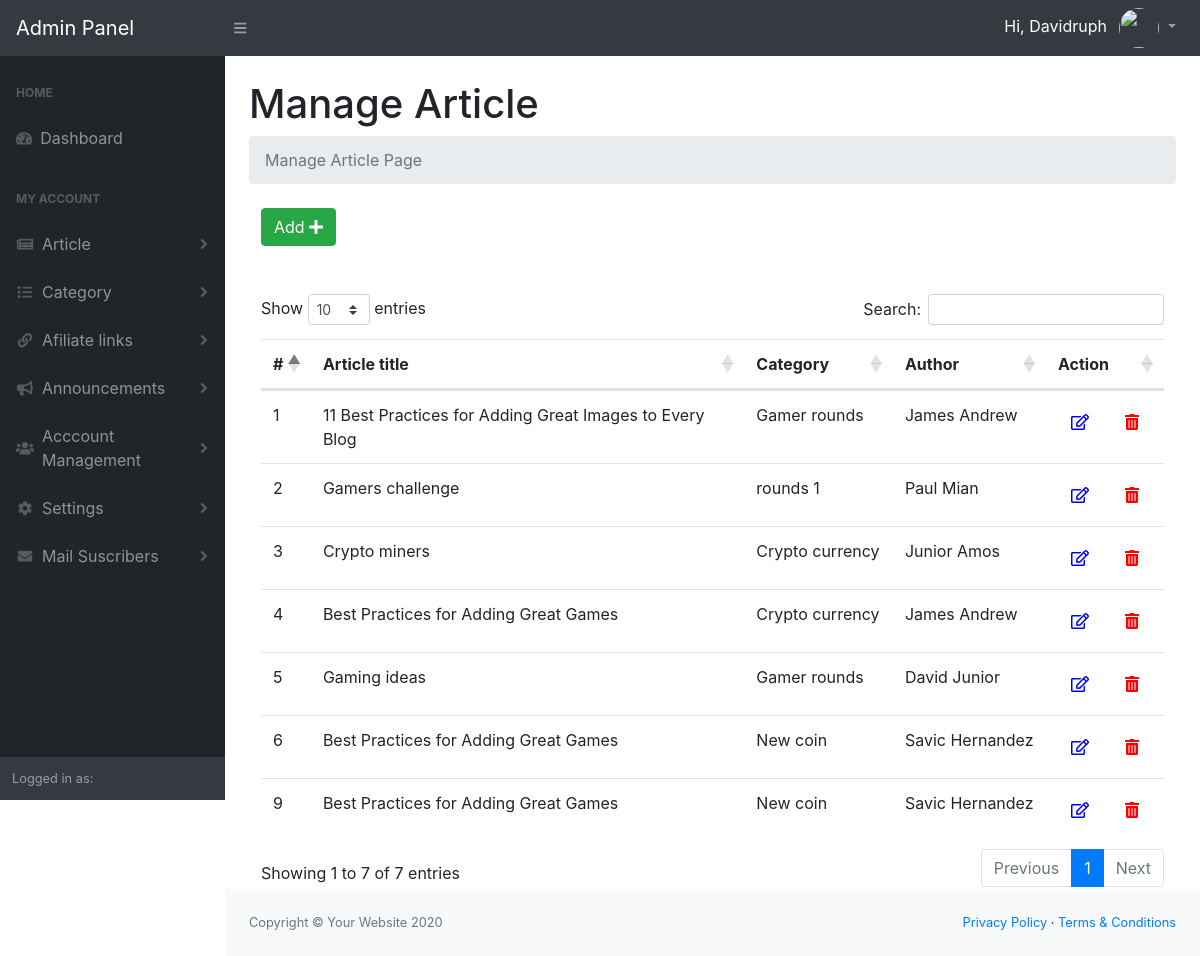
Screenshot of /admin/manage-article.php (signed in) with the database file from the repository.
### tables this page shows
CREATE TABLE IF NOT EXISTS `article` (
  `id` int(11) NOT NULL AUTO_INCREMENT,
  `user_id` int(11) NOT NULL,
  `title` varchar(255) NOT NULL,
  `author` varchar(255) NOT NULL,
  `description` text NOT NULL,
  `image` varchar(255) NOT NULL,
  `category` varchar(255) NOT NULL,
  `created_on` timestamp NOT NULL DEFAULT CURRENT_TIMESTAMP ON UPDATE CURRENT_TIMESTAMP,
  `Is_Active` int(11) DEFAULT NULL,
  PRIMARY KEY (`id`)
);

### admin/manage-article.php (the view, shortened to what this page needs)
<?php
require 'functions/dbconn.php';
$sql = 'SELECT * FROM article WHERE Is_Active=1';
$statement = $connection->prepare($sql);
$statement->execute();
$article = $statement->fetchAll(PDO::FETCH_ASSOC);
?>
<?php
    include('include/header.php');
?>
<?php
    include('include/sidebar.php');
?>
<main>
    <div class="container-fluid">
        <h1 class="mt-4">Manage Article</h1>
        <ol class="breadcrumb mb-4">
            <li class="breadcrumb-item active">Manage Article Page</li>
        </ol>
        <div class="col-md-12">
            <div class="demo-box m-t-20">
                <div class="m-b-30">
                    <a href="add-article.php">
                    <button id="addToTable" class="btn btn-success waves-effect waves-light">Add <i class="fa fa-plus" ></i></button>
                    </a>
                </div>
                <br>
                <br>
            <div class="table-responsive">
                <table class="table m-0 table-colored-bordered table-bordered-primary" id="dataTable">
                    <thead>
                        <tr>
                            <th>#</th>
                            <th>Article title</th>
                            <th>Category</th>
                            <th>Author</th>
                            <th>Action</th>
                        </tr>
                    </thead>
                    <tbody>
                     <?php foreach($article as $art): ?>
					<tr>
						<td><?php echo $art['id']; ?></td>
                        <td><?php echo $art['title']; ?></td>
                        <td><?php echo $art['category']; ?></td>
                        <td><?php echo $art['author']; ?></td>
						<td style="display: inline-flex;">
              <form action="edit-article.php" method="post">
                  <button type="submit" name="btn_edit" class="btn" style="color: blue;"><i class="far fa-edit"></i></button>
              </form>
          <form action="manage-article.php" method="post">
              <button type="submit" name="delete_btn" class="btn " onclick="return confirm('Are you sure you want to delete this record?');" style="margin-left: 10px;color: red;"><i class="fas fa-trash-alt"></i></button>
          </form>
            </td>
					</tr>
          <?php endforeach; ?>
                    </tbody>
                </table>
                </div>
            </div>
        </div>
    </div>
</main>
<?php
    include('include/footer.php');
?>
<?php
    include('include/scripts.php');
?>

### rows the page displays
article: id "1", title "11 Best Practices for Adding Great Images to Every Blog", category "Gamer rounds", author "James Andrew"
article: id "2", title "Gamers challenge", category "rounds 1", author "Paul Mian"
article: id "3", title "Crypto miners", category "Crypto currency", author "Junior Amos"
article: id "4", title "Best Practices for Adding Great Games", category "Crypto currency", author "James Andrew"
article: id "5", title "Gaming ideas", category "Gamer rounds", author "David Junior"
article: id "6", title "Best Practices for Adding Great Games", category "New coin", author "Savic Hernandez"
article: id "9", title "Best Practices for Adding Great Games", category "New coin", author "Savic Hernandez"

### other values shown
$user "Davidruph"
